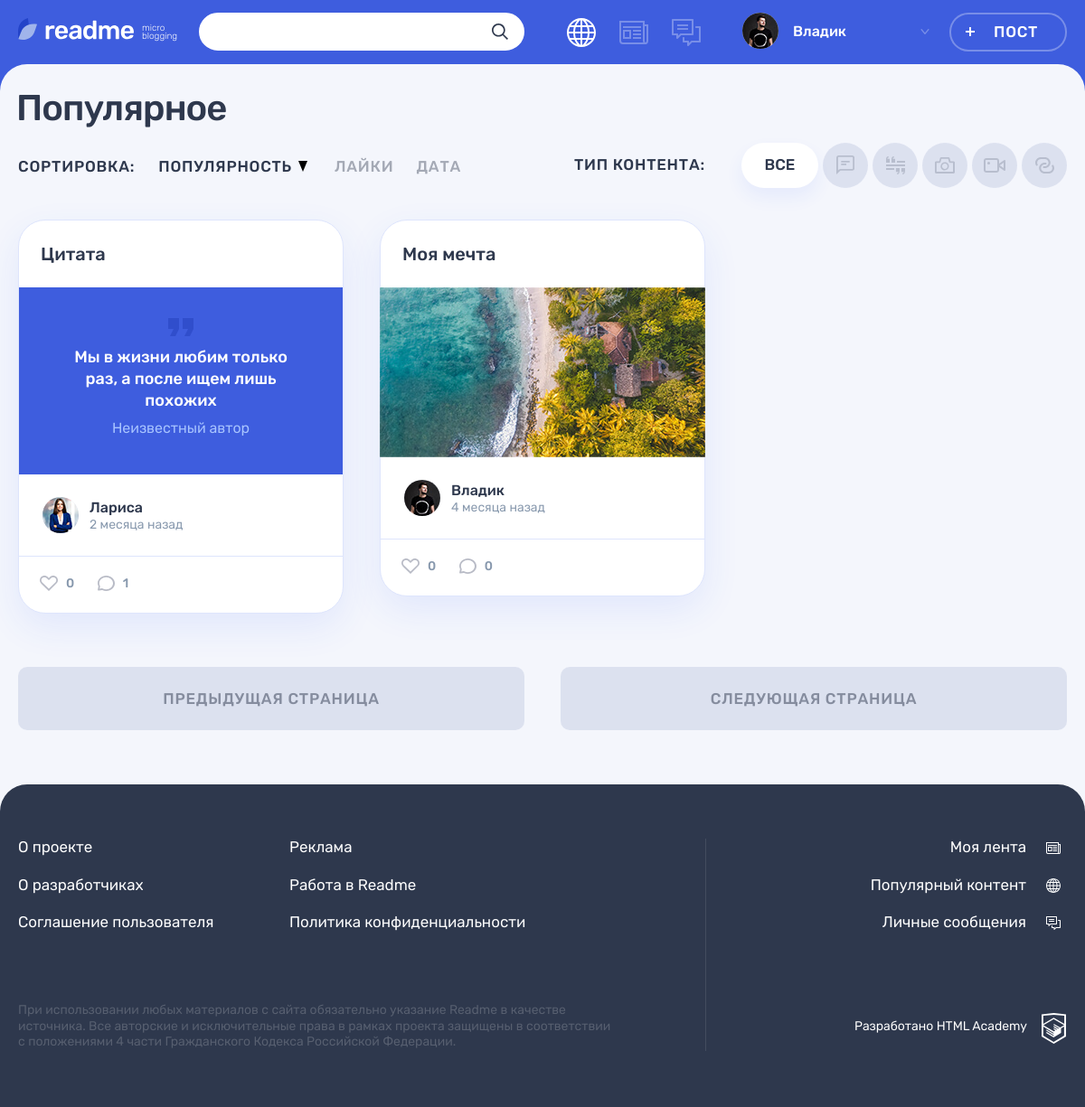
Screenshot of /popular.php?type_id=0&sort_by=view_count&page=2 (signed in) with the database file from the repository.
### tables this page shows
CREATE TABLE post
(
  id                INT AUTO_INCREMENT PRIMARY KEY,
  create_dt         DATETIME DEFAULT CURRENT_TIMESTAMP,
  post_header       VARCHAR(128) COMMENT 'заголовок поста',
  text_content      TEXT,
  quote_origin      VARCHAR(128) COMMENT 'автор/источник цитаты',
  photo_content     VARCHAR(255),
  video_content     VARCHAR(255) COMMENT 'ссылка на видео на YouTube',
  link_text_content VARCHAR(255) COMMENT 'ссылка на сторонний ресурс',
  view_count        INT      DEFAULT 0 COMMENT 'кол-во просмотров',
  user_id           INT,
  is_repost         TINYINT  DEFAULT 0 COMMENT 'является ли репостом',
  origin_post_id    INT COMMENT 'ссылка на оригинальный пост при репосте',
  content_type_id   TINYINT,
  FOREIGN KEY (user_id) REFERENCES user (id),
  FOREIGN KEY (content_type_id) REFERENCES content_type (id),
  INDEX (user_id) COMMENT 'индекс для поиска по пользователям',
  INDEX (content_type_id) COMMENT 'индекс для поиска по типу',
  INDEX (view_count) COMMENT 'индекс для поиска по просмотрам',
  INDEX (is_repost) COMMENT 'индекс для поиска по репостам'
) COMMENT 'таблица постов';

CREATE TABLE user
(
  id            INT AUTO_INCREMENT PRIMARY KEY,
  user_reg_dt   DATETIME DEFAULT CURRENT_TIMESTAMP,
  user_email    VARCHAR(128) NOT NULL UNIQUE,
  user_name     VARCHAR(64)  NOT NULL COMMENT 'имя пользователя',
  user_password CHAR(255)    NOT NULL,
  user_avatar   VARCHAR(255)
) COMMENT 'таблица зарегистрированных пользователей';

### helpers.php (called while the page is built, shortened)
<?php
function get_noun_plural_form(int $number, string $one, string $two, string $many): string
{
    $number = (int)$number;
    $mod10 = $number % 10;
    $mod100 = $number % 100;
    switch (true) {
        case ($mod10 >= 2 && $mod10 <= 4):
            return $two;
    }
}
function include_template($name, array $data = [])
{
    $name = 'templates/' . $name;
    extract($data);
    require $name;
    $result = ob_get_clean();
    return $result;
}

### templates/main.php (the view, shortened to what this page needs)
<section class="page__main page__main--popular">
    <div class="container">
        <h1 class="page__title page__title--popular">Популярное</h1>
    </div>
    <div class="popular container">
        <div class="popular__filters-wrapper">
            <div class="popular__sorting sorting">
                <b class="popular__sorting-caption sorting__caption">Сортировка:</b>
                <ul class="popular__sorting-list sorting__list">
                    <li class="sorting__item sorting__item--popular">
                        <a class="sorting__link<?= $sort_by === 'view_count' ? ' sorting__link--active' : ''; ?>" href="?sort_by=view_count<?= $type_filter_url; ?>">
                            <span>Популярность</span>
                            <svg class="sorting__icon" width="10" height="12">
                                <use xlink:href="#icon-sort"></use>
                            </svg>
                        </a>
                    </li>
                    <li class="sorting__item">
                        <a class="sorting__link <?= $sort_by === 'like_count' ? 'sorting__link--active' : ''; ?>" href="?sort_by=like_count<?= $type_filter_url; ?>">
                            <span>Лайки</span>
                        </a>
                    </li>
                    <li class="sorting__item">
                        <a class="sorting__link <?= $sort_by === 'create_dt' ? 'sorting__link--active' : ''; ?>" href="?sort_by=create_dt<?= $type_filter_url; ?>">
                            <span>Дата</span>
                        </a>
                    </li>
                </ul>
            </div>
            <div class="popular__filters filters">
                <b class="popular__filters-caption filters__caption">Тип контента:</b>
                <ul class="popular__filters-list filters__list">
                    <li class="popular__filters-item popular__filters-item--all filters__item filters__item--all">
                        <a class="filters__button filters__button--ellipse filters__button--all<?= $type_id === 0 ? ' filters__button--active' : ''; ?>" href="?sort_by=<?= $sort_by; ?>">
                            <span>Все</span>
                        </a>
                    </li>
        <?php foreach ($_SESSION['ct_types'] as $type): ?>
                    <li class="popular__filters-item filters__item">
                        <a class="filters__button<?= $type_id === $type['id'] ? ' filters__button--active' : ''; ?> filters__button--<?= $type['type_val']; ?> button" href="?<?= 'sort_by=' . $sort_by . '&type_id=' . $type['id']; ?>">
                            <svg class="filters__icon" width="<?= $type['type_icon_width']; ?>" height="<?= $type['type_icon_height']; ?>">
                                <use xlink:href="#icon-filter-<?= $type['type_val']; ?>"></use>
                            </svg>
                        </a>
                    </li>
        <?php endforeach; ?>
                </ul>
            </div>
        </div>
        <div class="popular__posts">
        <?php if ($posts):
                foreach ($posts as $post):
                      $type_val = $_SESSION['ct_types'][$post['content_type_id']]['type_val']; ?>
            <article class="popular__post post post-<?= $type_val; ?>">
                <header class="post__header">
                    <h2>
                        <a href="post.php?post_id=<?= $post['id']; ?>">
                            <?= $post['post_header']; ?>
                        </a>
                    </h2>
                </header>
                <div class="post__main">
                <?php switch ($type_val):
                        case 'quote': ?>
                <blockquote>
                    <p>
                        <?= slice_string($post['text_content'], 'post.php?post_id=' . $post['id'], true); ?>
                    </p>
                    <cite><?= $post['quote_origin'] ?></cite>
                </blockquote>
                        <?php break; ?>
                        <?php case 'photo': ?>
                <div class="post-photo__image-wrapper">
                    <img src="<?= UPLOAD_PATH . $post['photo_content']; ?>" alt="Фото от пользователя" width="360" height="240">
                </div>
                        <?php break; ?>
                <?php
                endswitch;
                ?>
                </div>
                <footer class="post__footer">
                    <div class="post__author">
                        <a class="post__author-link" href="#" title="Автор">
                            <div class="post__avatar-wrapper">
                                <?php if ($post['user_avatar']): ?>
                                <img class="post__author-avatar" src="<?= UPLOAD_PATH . $post['user_avatar']; ?>" alt="Аватар пользователя">
                                <?php endif; ?>
                            </div>
                            <div class="post__info">
                                <b class="post__author-name">
                                    <?= $post['user_name']; ?>
                                </b>
                                <?php $pd = $post['create_dt'];  ?>
                                <time class="post__time" title="<?= get_title_date($pd); ?>" datetime="<?= $pd; ?>"><?= format_date($pd); ?> назад</time>
                            </div>
                        </a>
                    </div>
                    <div class="post__indicators">
                        <div class="post__buttons">
                            <a class="post__indicator post__indicator--likes button" href="#" title="Лайк">
                                <svg class="post__indicator-icon" width="20" height="17">
                                    <use xlink:href="#icon-heart"></use>
                                </svg>
                                <span><?= $post['like_count']; ?></span>
                            </a>
                            <a class="post__indicator post__indicator--comments button" href="#" title="Комментарии">
                                <svg class="post__indicator-icon" width="19" height="17">
                                    <use xlink:href="#icon-comment"></use>
                                </svg>
                                <span><?= $post['comment_count']; ?></span>
                            </a>
                        </div>
                    </div>
                </footer>
            </article>
            <?php
                endforeach;
        else: ?>
            <div>
                <p>Записей нет!</p>
            </div>
        <?php endif; ?>
        </div>
        <?php if ($show_pagination):  ?>
        <div class="popular__page-links">
            <a class="popular__page-link popular__page-link--prev button button--gray" href="?<?= $pagination['prev_page']; ?>">Предыдущая страница</a>
            <a class="popular__page-link popular__page-link--next button button--gray" href="?<?= $pagination['next_page']; ?>">Следующая страница</a>
        </div>
        <?php endif; ?>
    </div>
</section>

### utils.php (shortened to what this page needs)
<?php
function slice_string($string, $link = '', $use_target_blank = false, $max_post_length = 300)
{
    $result_string = trim($string);
    return str_replace('&amp;#13;&amp;#10;', "<br>", $result_string);
}
function get_title_date($date)
{
    $date = strtotime($date);
    return date('d.m.Y H:i', $date);
}
function format_date($date)
{
    $post_date = date_create($date);
    $current_date = date_create('now');
    $diff = date_diff($current_date, $post_date);
    $result = '';
    if ($diff->invert === 0) {
        $result = 'Дата ещё не наступила!';
    } else {
        $minutes_in_hour = 60;
        $hours_in_day = 24;
        $minutes = $diff->i;
        $hours = $diff->h;
        $days = $diff->days;
        if ($days === 0) {
            if ($minutes >= $minutes_in_hour / 2) {
                $hours++;
            }
            $result = $hours ?
                $hours . ' час' . get_noun_plural_form($hours, '', 'а', 'ов')
                :
                $minutes . ' минут' . get_noun_plural_form($minutes, 'у', 'ы', '');
        } else {
            $days_in_week = 7;
            $days_in_month = 30;
            $days_in_year = 365;
            $five_weeks = 35;
            $years = $diff->y;
            if ($days < $days_in_week) {
                $result = $days . ' ' . get_noun_plural_form($days, 'день', 'дня', 'дней');
            } elseif ($days < $five_weeks) {
                $weeks = round($days / $days_in_week);
                $result = $weeks . ' недел' . get_noun_plural_form($weeks, 'ю', 'и', 'ь');
            } elseif ($days < $days_in_year) {
                $months = round($days / $days_in_month);
                $result = $months . ' месяц' . get_noun_plural_form($months, '', 'а', 'ев');
            } elseif ($years) {
                $years = ($days >= $days_in_year / 2) ? $years++ : $years;
                $result = $years . ' ' . get_noun_plural_form($years, 'год', 'года', 'лет');
            }
        }
    }
    return $result;
}
function get_data_from_db(mysqli $src_db, string $query, string $mode = 'all')
{
    $result = mysqli_query($src_db, $query);
    switch ($mode) {
        case 'all':
            $data = mysqli_fetch_all($result, MYSQLI_ASSOC);
            break;
        case 'one':
            $data = mysqli_fetch_row($result)[0];
            break;
    }
    return $data;
}

### rows the page displays
post: $type['type_icon_width'] 21 (drawn), post_header "Цитата", text_content "Мы в жизни любим только раз, а после ищем лишь похожих", quote_origin "Неизвестный автор", user.user_avatar (picture), user.user_name "Лариса", create_dt "2 месяца", like_count "0", comment_count "1"
post: post_header "Моя мечта", photo_content (picture), user.user_avatar (picture), user.user_name "Владик", create_dt "4 месяца", like_count "0", comment_count "0"

### other values shown
$_SESSION['user']['user_name'] "Владик"
